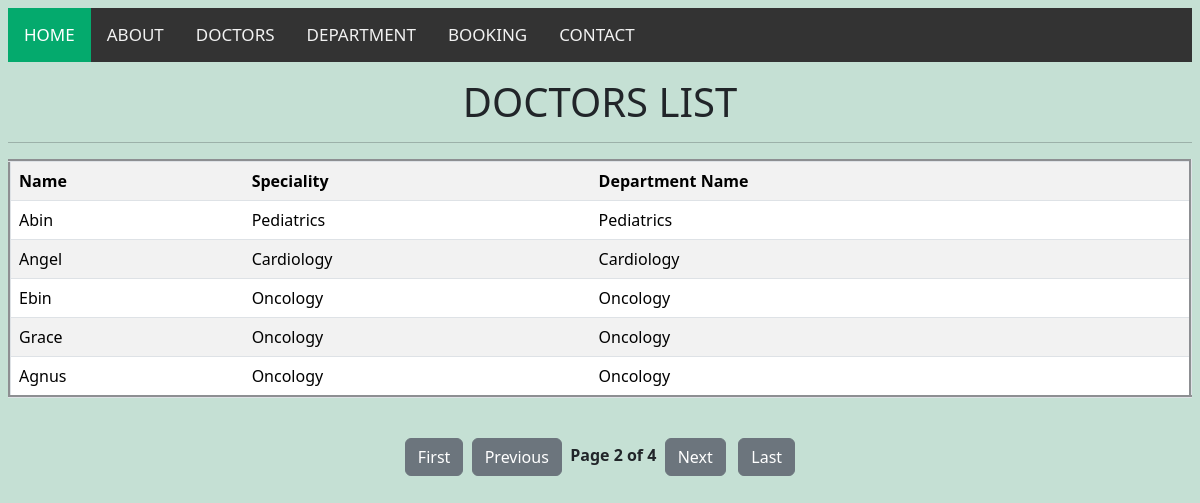
The app's page /doctors_list?page=2 with its own data.
### members/models.py (models this page shows, shortened)
class Doctors(models.Model):
    d_name=models.CharField(max_length=255)
    speciality=models.CharField(max_length=255)
    dep_name=models.ForeignKey(Department, on_delete=models.CASCADE)
    image=models.ImageField(upload_to='hos_images')

class Department(models.Model):
    dep_name=models.CharField(max_length=255)
    dep_description=models.TextField()
    def __str__(self):
        return self.dep_name

### members/views.py (the view)
# urls.py: path('doctors_list',views.doctors_list,name='doctors_list'), # - new
def doctors_list(request):
    doctor = Doctors.objects.all()
    paginator = Paginator(doctor, 5)
    page_number = request.GET.get("page")
    page_obj = paginator.get_page(page_number)
    return render(request, "doctors_list.html", {
        "page_obj": page_obj
    })

### members/templates/doctors_list.html (shortened to what this page needs)
{% extends 'base.html' %}
{% block content %}
<h1 class="text-center my-3">DOCTORS LIST</h1><hr>
<table class="table table-striped table-hover" border="3" cellpadding="8">
    <tr>
        <th>Name</th>
        <th>Speciality</th>
        <th>Department Name</th>
    </tr>
    {% for d in page_obj %}
    <tr>
        <td>{{ d.d_name }}</td>
        <td>{{ d.speciality }}</td>
        <td>{{ d.dep_name }}</td>
    </tr>
    {% endfor %}
</table>
<br>
<div class="text-center">
    {% if page_obj.has_previous %}
        <a class="btn btn-secondary" href="?page=1">First</a>&nbsp;
        <a class="btn btn-secondary" href="?page={{ page_obj.previous_page_number }}">
            Previous
        </a>&nbsp;
    {% endif %}
    <strong>
        Page {{ page_obj.number }}
        of
        {{ page_obj.paginator.num_pages }}
    </strong>
    {% if page_obj.has_next %}
        &nbsp;<a class="btn btn-secondary" href="?page={{ page_obj.next_page_number }}">
            Next
        </a>
        <a class="btn btn-secondary" href="?page={{ page_obj.paginator.num_pages }}">
            Last
        </a>
    {% endif %}
</div>
{% endblock %}

### static/css/style.css (style rules this page uses)
body { margin: 0; font-family: Arial, Helvetica, sans-serif; }

### records on screen
Doctors: d_name "Abin", speciality "Pediatrics", dep_name "Pediatrics"
Doctors: d_name "Angel", speciality "Cardiology", dep_name "Cardiology"
Doctors: d_name "Ebin", speciality "Oncology", dep_name "Oncology"
Doctors: d_name "Grace", speciality "Oncology", dep_name "Oncology"
Doctors: d_name "Agnus", speciality "Oncology", dep_name "Oncology"

### other values on screen
{{ page_obj.number }} "2"
{{ page_obj.paginator.num_pages }} "4"
